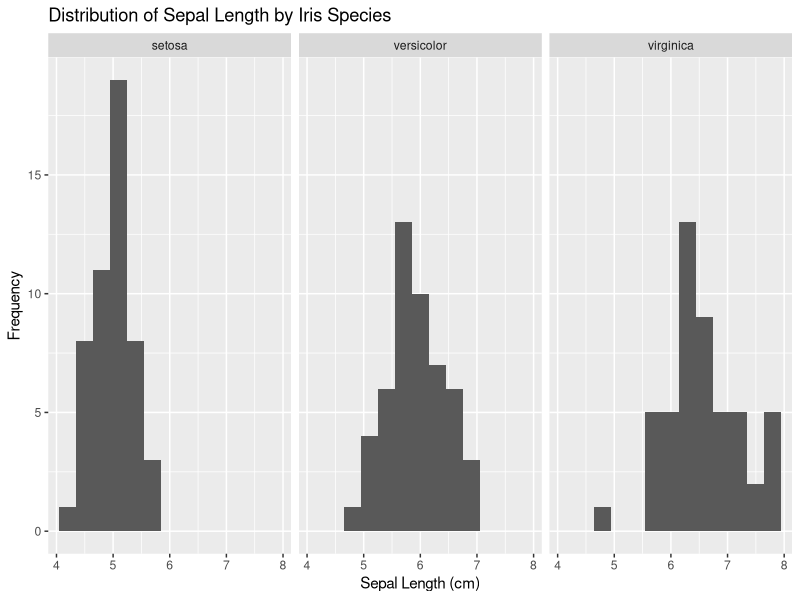
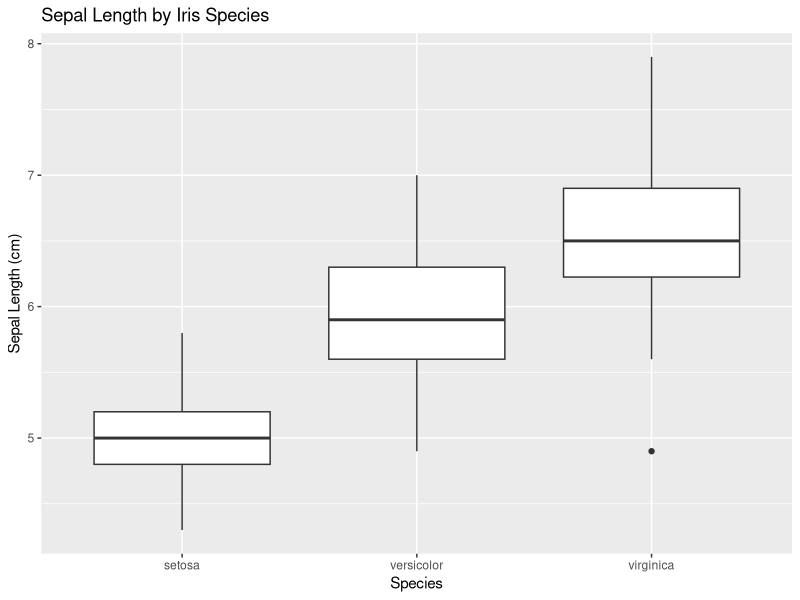

The R source for these figures, in order:
# 5.1. Load and inspect the iris dataset
data(iris)

# 5.2. Measures of central tendency

# 5.2.1 Mean
library(dplyr)
iris %>%
  group_by(Species) %>%
  summarise(
    Mean = mean(Sepal.Length)
  )

# 5.2.2 Median
iris %>%
  group_by(Species) %>%
  summarise(
    Median = median(Sepal.Length)
  )

# 5.2.3 Mode
# create a function to calculate the mode
mode_function <- function(x) {
  frequencies <- table(x)
  names(frequencies)[which.max(frequencies)]
}
# use the function to calculate the mode of sepal length for each species
iris %>%
  group_by(Species) %>%
  summarise(
    Mode = mode_function(Sepal.Length)
  )

# 5.3 Measures of variability

# 5.3.1 Range
iris %>%
  group_by(Species) %>%
  summarise(
    Minimum = min(Sepal.Length),
    Maximum = max(Sepal.Length),
    Range = Maximum - Minimum
  )

# 5.3.2 Variance
iris %>%
  group_by(Species) %>%
  summarise(
    Variance = var(Sepal.Length)
  )

# 5.3.3 Standard deviation
iris %>%
  group_by(Species) %>%
  summarise(
    SD = sd(Sepal.Length)
  )

# 5.3.4 Interquartile range (IQR)
iris %>%
  group_by(Species) %>%
  summarise(
    Q1 = quantile(Sepal.Length, 0.25),
    Q3 = quantile(Sepal.Length, 0.75),
    IQR = IQR(Sepal.Length)
  )

# 5.4 Frequency distribution
# create a frequency table
species_freq <- table(iris$Species)
species_freq
# calculate the relative frequency and percentage
# Relative frequency
prop.table(species_freq)
# Percentage
prop.table(species_freq) * 100
# combine counts and percentages in a single table
iris %>%
  count(Species, name = "Frequency") %>%
  mutate(
    Percentage = round(Frequency / sum(Frequency) * 100, 2)
  )

# 5.5 Measures of distribution
install.packages("e1071") # Run only if the package is not installed
library(e1071)
# calculate skewness and kurtosis
iris %>%
  group_by(Species) %>%
  summarise(
    Skewness = skewness(Sepal.Length),
    Kurtosis = kurtosis(Sepal.Length)
  )

# 5.6 Visualizing the data

# 5.6.1 Histogram
library(ggplot2)
ggplot(iris, aes(x = Sepal.Length)) +
  geom_histogram(binwidth = 0.3) +
  facet_wrap(~ Species) +
  labs(
    title = "Distribution of Sepal Length by Iris Species",
    x = "Sepal Length (cm)",
    y = "Frequency"
  )

# 5.6.2 Boxplots
ggplot(iris, aes(x = Species, y = Sepal.Length)) +
  geom_boxplot() +
  labs(
    title = "Sepal Length by Iris Species",
    x = "Species",
    y = "Sepal Length (cm)"
  )
